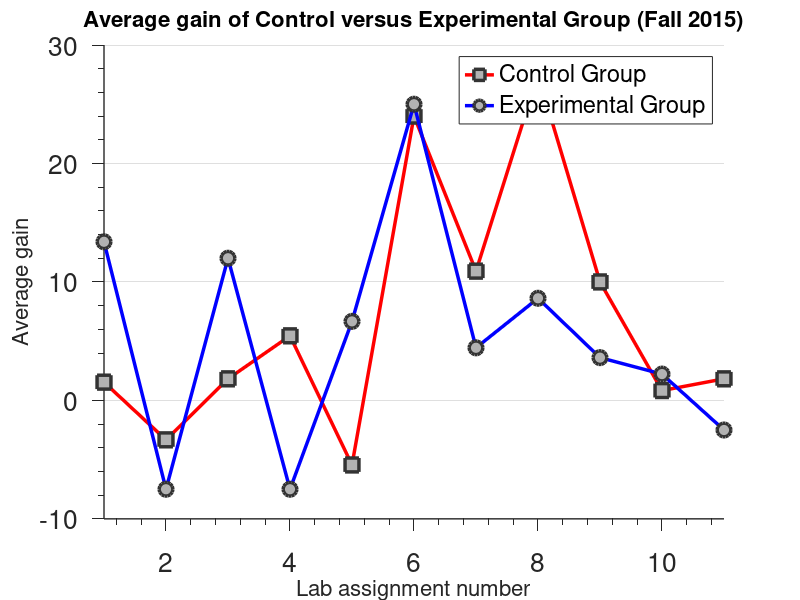

The MATLAB source for this figure:

x = 1:1:11;
% y_control_pre  = [61.11 48.89 67.06 74.44 85.56 77.78 54.44 76.67 85.56 54.44 47.78];
% y_control_post = [68.89 54.44 68.24 83.33 84.44 77.78 47.78 81.11 83.33 54.44 48.89];
% y_expt_pre     = [68.00 44.00 76.00 54.00 84.00 76.00 62.00 70.00 70.00 56.00 74.00];
% y_expt_post    = [76.00 56.00 88.00 66.00 90.00 90.00 68.00 84.00 96.00 74.00 76.00];
y_control_gain = [1.54 -3.33 1.82 5.45 -5.45 24 10.91 27.5 10 0.83 1.82];
y_expt_gain    = [13.39 -7.5 12 -7.5 6.67 25 4.44 8.62 3.61 2.22 -2.5];

% figure;
% subplot(2,2,1);
% plot(x,y_control_post,'-r','Marker','o','MarkerSize',10,'LineWidth',2.5);hold on;
% plot(x,y_control_pre,'--r','Marker','s','MarkerSize',10,'LineWidth',2.5);
% title('Pre-test/Post-test score: Control Group')
% legend('Post-test score', 'Pre-test score');
% 
% subplot(2,2,2);
% plot(x,y_expt_post,'-b','Marker','o','MarkerSize',10,'LineWidth',2.5);hold on;
% plot(x,y_expt_pre,'--b','Marker','s','MarkerSize',10,'LineWidth',2.5);
% title('Pre-test/Post-test score: Experimental Group');
% legend('Post-test score', 'Pre-test score');
% 
% subplot(2,2,[3,4]);
% plot(x,y_control_gain,'-r', 'Marker','s','MarkerSize',10,'LineWidth',2.5)
% hold on;
% plot(x,y_expt_gain,'-b','Marker','>','MarkerSize',10,'LineWidth',2.5);
% title('Average Gain : Control and Experimental Group');
% legend('Control Group', 'Experimental Group');

%%
figure('Units', 'pixels', ...
    'Position', [100 100 800 600]);
hold on;
h = plot(x,y_control_gain,'rs', x,y_expt_gain,'bo');

set(h                           , ...
  'LineStyle'       , '-'      , ...
  'LineWidth'       , 2.5           , ...
  'MarkerSize'      , 10           , ...
  'MarkerEdgeColor' , [.2 .2 .2]  , ...
  'MarkerFaceColor' , [.7 .7 .7]  );


legend('Control Group', 'Experimental Group');
hTitle =title('Average gain of Control versus Experimental Group (Fall 2015)');
hXLabel = xlabel('Lab assignment number');
hYLabel = ylabel('Average gain');

set( gca                       , ...
    'FontName'   , 'Helvetica', 'FontSize'   , 19 );


set([hTitle,hXLabel, hYLabel]  , ...
    'FontSize'   , 16          );

set(gca, ...
  'xlim'        , [1,11]  , ...
  'Box'         , 'off'     , ...
  'TickDir'     , 'out'     , ...
  'TickLength'  , [.02 .02] , ...
  'XMinorTick'  , 'on'      , ...
  'YMinorTick'  , 'on'      , ...
  'YGrid'       , 'on'      , ...
  'LineWidth'   , 1         );